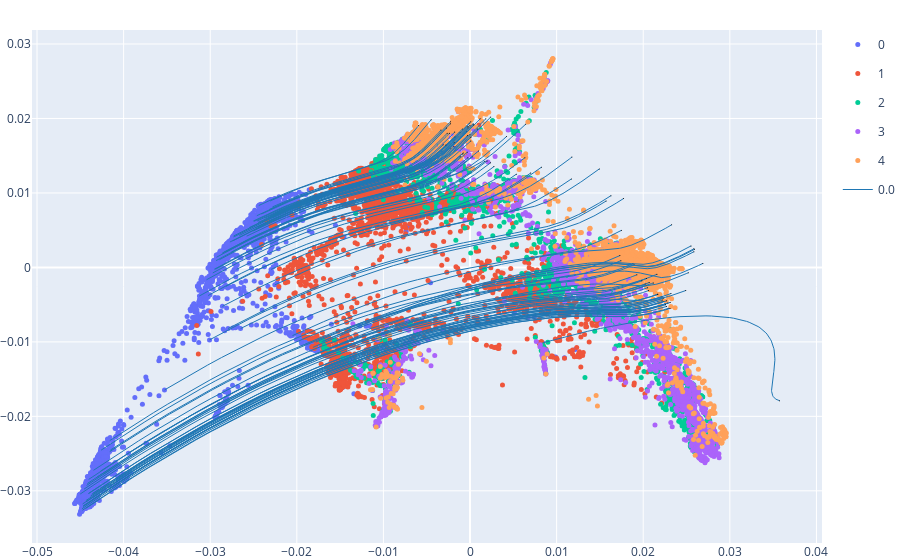

The code cell stored with this chart in its notebook:
### Code cell
scaler = MinMaxScaler()
scaler.fit(true_data)
trajectories(
    trajectoriespts,
    fig=scatter(
        true_data.values, 
        df_samples['samples'].values,
        scaler=scaler,
        # rescale=False,
        s=5,
        alpha=1,
    ), 
    scaler=scaler,
    s=1,
    # rescale=False,
    filename=os.path.join(SAVE_PATH, 'trajectories.html'),
    title='',
)
